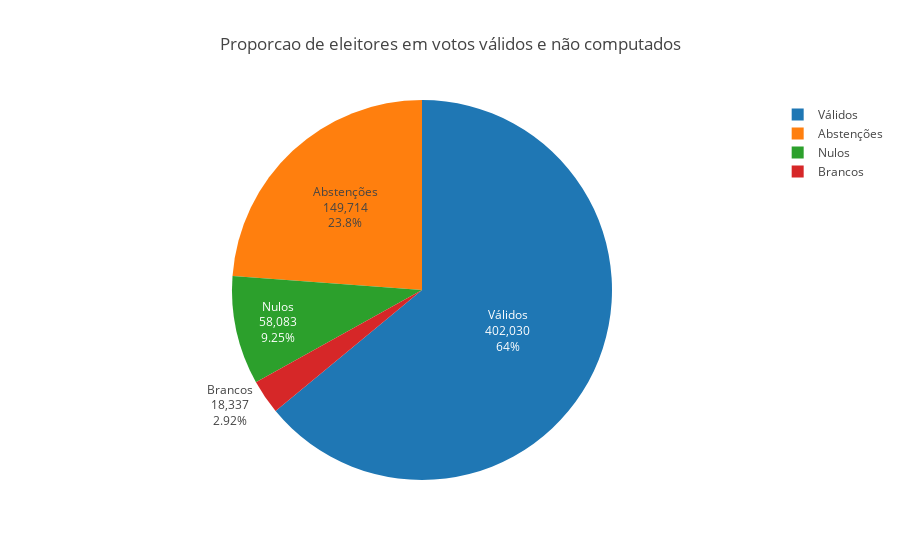

Source (notebook cell):
### Markdown cell above
#### Visualizando a divisão entre os não considerados

### Code cell
values = [total_votos_validos, total_abstencoes, total_brancos, total_nulos]
labels = [ 'Válidos', 'Abstenções', 'Brancos', 'Nulos' ]

title = 'Proporcao de eleitores em votos válidos e não computados'
fig = generatePieChart(go=go, labels=labels, values=values, title=title)
py.iplot(fig)

### Figure 1 — Plotly figure (JSON) as saved in the notebook; plotly's stock layout.template omitted (floating-point values rounded to 4 significant figures)
{"data": [{"labels": ["Válidos", "Abstenções", "Brancos", "Nulos"], "textinfo": "percent+value+label", "type": "pie", "uid": "54618993-e0ec-11e8-a069-5cc9d399d62a", "values": [402030, 149714, 18337, 58083]}], "layout": {"title": "Proporcao de eleitores em votos válidos e não computados"}}
